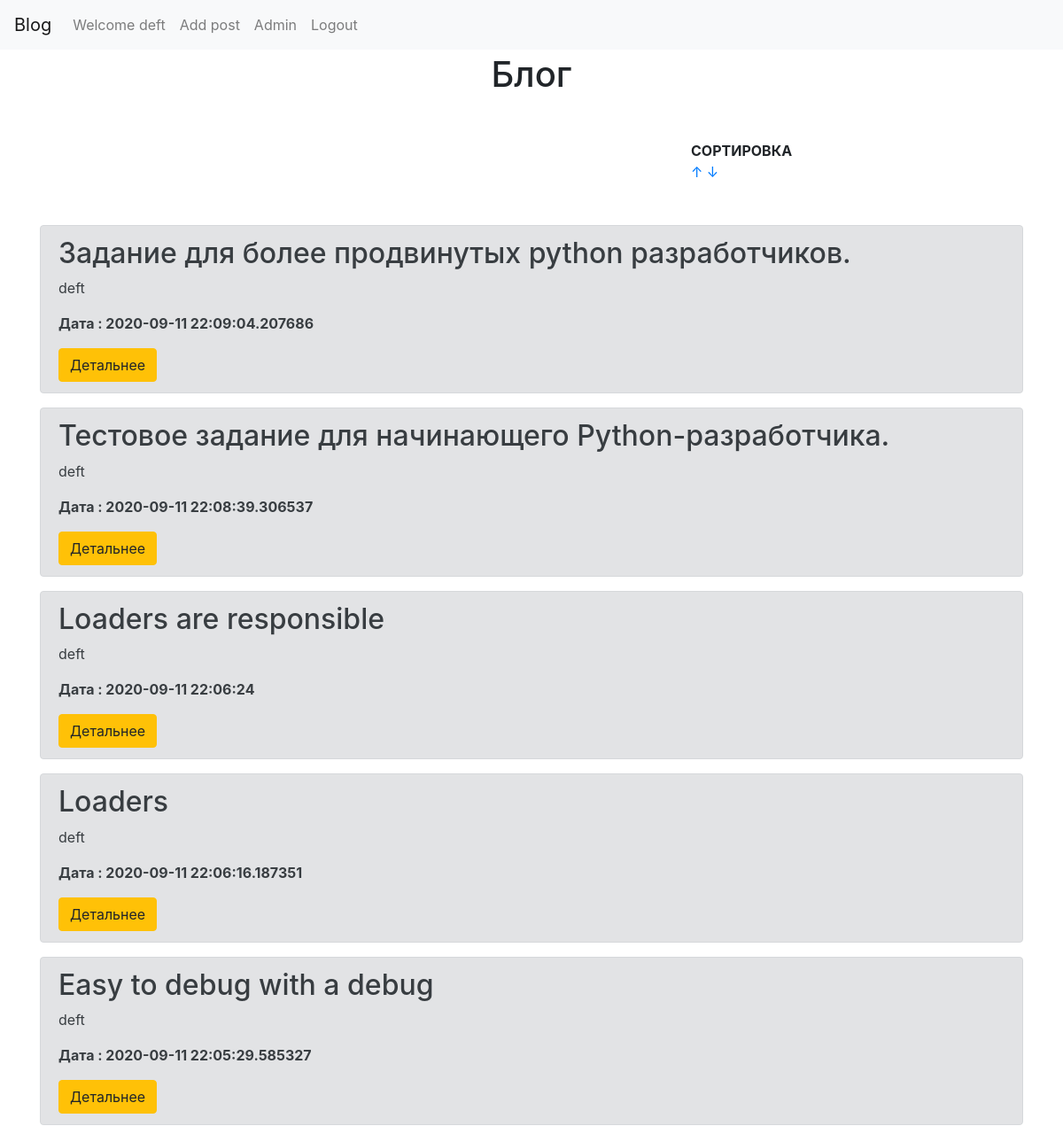
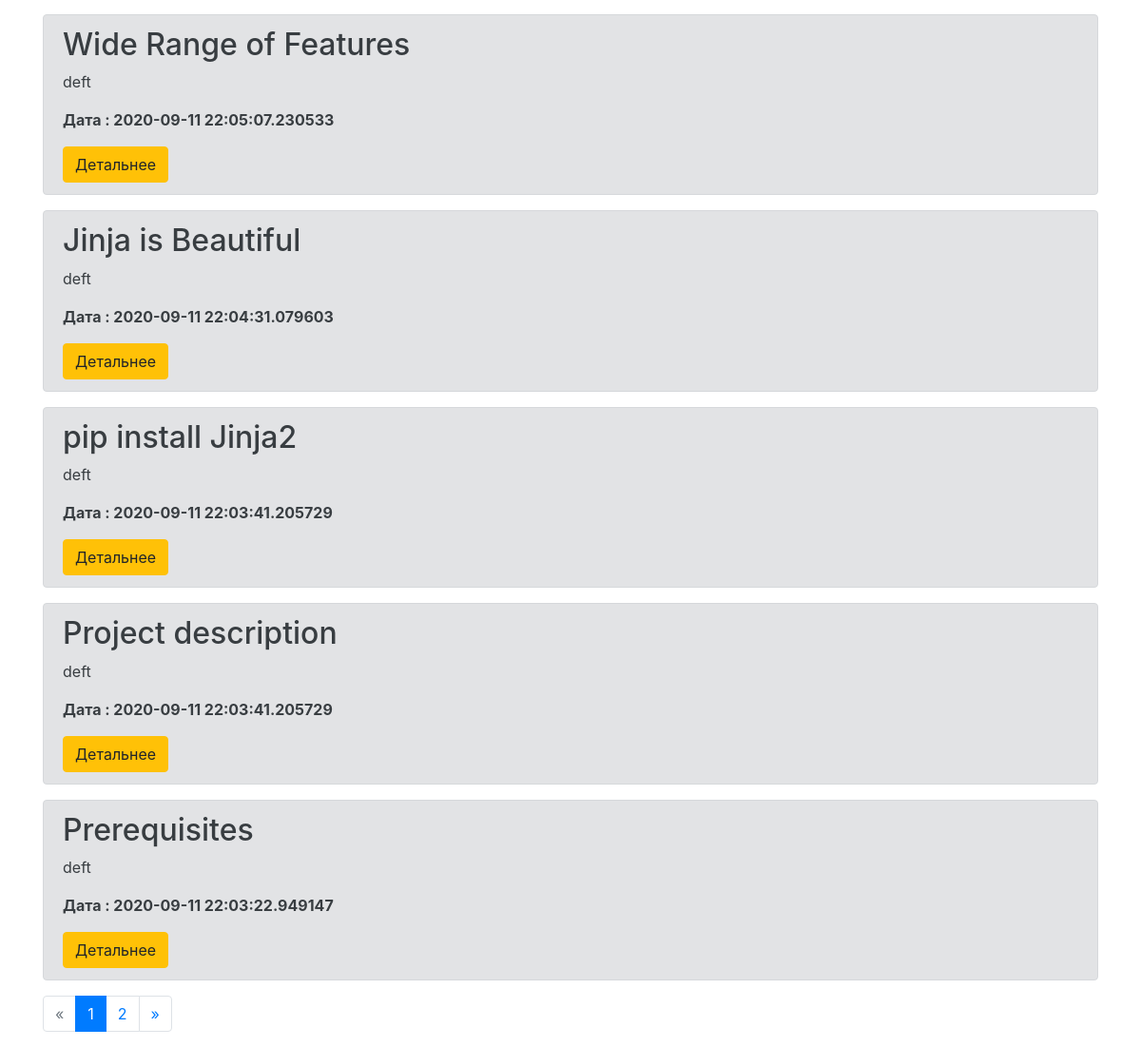
Screenshot of / (signed in) with the database file from the repository (2 pictures, top to bottom).
### app.py (models this page shows, shortened)
class Users(db.Model, UserMixin):
    __tablename__ = 'Users'
    id=db.Column(db.Integer,primary_key=True)
    username=db.Column(db.String(50), nullable = False)
    email=db.Column(db.String(50), nullable = False)
    password = db.Column(db.String(250), nullable = False)
    creationData=db.Column(db.DateTime,default=datetime.now())

class Article(db.Model):
    id=db.Column(db.Integer,primary_key=True)
    Authors=db.Column(db.String(50), nullable = False)
    Header=db.Column(db.String(300), nullable = False)
    content = db.Column(db.String(1500), nullable = False)
    img1=db.Column(db.String(248), nullable=True)
    creationData=db.Column(db.DateTime,default=datetime.now())
    tagi= db.relationship('Tag',backref='tags',lazy='dynamic')

### app.py (the view)
@app.route('/')
def index():
    sort = request.args.get('sort')
    page=request.args.get('page')
    articles = Article.query.order_by(Article.creationData.desc())
    if sort is not None:
        if sort == '1':
            articles = Article.query.order_by(Article.creationData)
        elif sort == '2':
            articles = Article.query.order_by(Article.creationData.desc())
    if page and page.isdigit():
        page=int(page)
    else:
        page=1
    pages=articles.paginate(page=page,per_page=10)
    return render_template('index.html',articles=articles,pages =pages)

### app.py (called while the page is built)
@login_manager.user_loader
def load_user(user_id):
    return Users.query.get(int(user_id))

### templates/index.html (shortened to what this page needs)
        {% extends "base.html" %}
        {% block content %}
    <div class="container">
        <h1 class="text-center mt-1"> Блог </h1>
            </div>
    <div class="row" style= margin-top:50px;margin-left:315px>
        <div class="col-md-2 offset-md-6">
            <span><b>СОРТИРОВКА</b></span>
            <a href="/?sort=1">&uarr;</a>
            <a href="/?sort=2">&darr;</a>
        </div>
</div>
<div class="container mt-5">
    {%for art in pages.items%}
    <div class="alert alert-secondary">
        <h2>{{art.Header}}</h2>
        <p>{{ art.Authors}}</p>
        <p><b>Дата : {{art.creationData}}</b></p>
        <a href="/show?id={{ art.id }}"class="btn btn-warning"> Детальнее </a>
    </div>
    {%endfor%}
            <nav aria-label="...">
                <ul class="pagination">
                  <li {%if not pages.prev_num%} class="page-item disabled" {%else%} class="page-item " {%endif%}>
                    <a class="page-link" href='./?page={{pages.prev_num}}' tabindex="-1">«</a>
                  </li>
                  {%for page in pages.iter_pages() %}
                  {%if  page==pages.page%} <li class="page-item active">{%endif%}
                      {%if page %}
                    <a class="page-link" href="./?page={{page}}">{{page}} <span class="sr-only">(current)</span></a>
                  </li>
                  {%else%}
                  <li class="page-item disabled"><a class="page-link" href="">...</a></li>
                  {%endif%}
                  {% endfor %}
                  <li {%if not pages.next_num%} class="page-item disabled" {%else%} class="page-item " {%endif%}>
                      <a class="page-link" href="./?page={{pages.next_num}}">»</a>
                  </li>
              </ul>
              </nav>        </div>
{% endblock %}

### templates/base.html (shortened to what this page needs)
<!DOCTYPE html>
    <head>
      <link rel="stylesheet" href="https://stackpath.bootstrapcdn.com/bootstrap/4.5.0/css/bootstrap.min.css">
      <nav class="navbar navbar-expand-lg navbar-light bg-light">
        <a class="navbar-brand" href="{{ url_for('index') }}"> Blog</a>
        <div class="collapse navbar-collapse" id="navbarNav">
          <ul class="navbar-nav">
            {% if current_user.is_authenticated %}
            <li class="nav-item">
              <a class="nav-link" href="{{ url_for('profile') }} " > Welcome {{current_user.username}}</a>
            </li>
            <li class="nav-item">
              <a class="nav-link" href="{{ url_for('add') }}" > Add post</a>
            </li>
            <li class="nav-item">
              <a class="nav-link" href="\admin"  >Admin</a>
            </li>
            <li class="nav-item">
              <a class="nav-link" href="{{ url_for('logout') }}"> Logout</a>
            </li>
              {% endif %}
          </ul>
        </div>
      </nav>
      </head>
      <body>
        {%block content%} {%endblock%}
      </body>
</html>

### rows the page displays
Users: username "deft"
Article: Header "Задание для более продвинутых python разработчиков.", Authors "deft", creationData "2020-09-11 22:09:04.207686"
Article: Header "Тестовое задание для начинающего Python-разработчика.", Authors "deft", creationData "2020-09-11 22:08:39.306537"
Article: Header "Loaders are responsible", Authors "deft", creationData "2020-09-11 22:06:24"
Article: Header "Loaders", Authors "deft", creationData "2020-09-11 22:06:16.187351"
Article: Header "Easy to debug with a debug", Authors "deft", creationData "2020-09-11 22:05:29.585327"
Article: Header "Wide Range of Features", Authors "deft", creationData "2020-09-11 22:05:07.230533"
Article: Header "Jinja is Beautiful", Authors "deft", creationData "2020-09-11 22:04:31.079603"
Article: Header "pip install Jinja2", Authors "deft", creationData "2020-09-11 22:03:41.205729"
Article: Header "Project description", Authors "deft", creationData "2020-09-11 22:03:41.205729"
Article: Header "Prerequisites", Authors "deft", creationData "2020-09-11 22:03:22.949147"

### other values shown
{{ page }} "1" "2"
